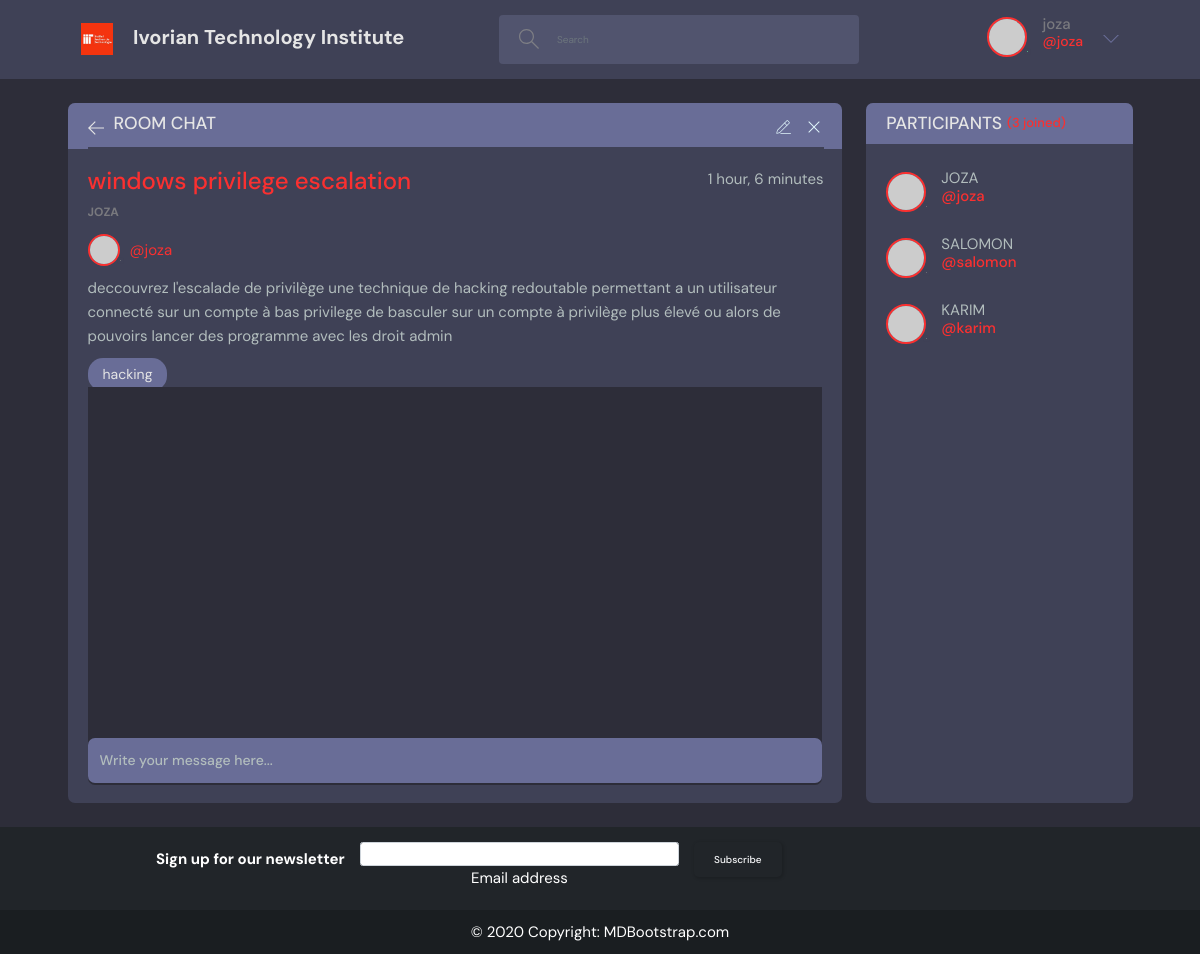
The app's page /room/2/ (signed in) with its own data.
### base/models.py (models this page shows, shortened)
class Room(models.Model):
    host=models.ForeignKey(User,on_delete=models.SET_NULL, null=True)
    topic=models.ForeignKey(Topic,on_delete=models.SET_NULL,related_name="rooms",null=True)
    name=models.CharField(max_length=120)
    description=models.TextField(null=True, blank=True)
    participants=models.ManyToManyField(User,related_name="participants", blank=True)
    updated=models.DateTimeField(auto_now=True)
    created=models.DateTimeField(auto_now_add=True)
    class Meta:
        ordering=['-updated', '-created'] # ordonne les element d'une entité n'est pas tres recommander car une fois les element ordonné ici, nous ne pouvons plus changer leur ordre par la suite au niveau des vues. c'est pour cela que nous suggerons

class Topic(models.Model):
    name=models.CharField(max_length=200)
    def __str__(self):
        return self.name
    class Meta: #la classe meta sert a definir des preference relatif a l'affichage du model au niveau de la page d'administration
        verbose_name="Topic"
        verbose_name_plural="Topics"

### base/views.py (the view, shortened to what this page needs)
# urls.py: path('room/<str:pk>/', views.room, name='room'),
@login_required
def room(request,pk):
    room=Room.objects.get(id=pk)
    room_messages=room.message_set.all().order_by('-created')
    context={
        'room':room,
        'room_messages':room_messages,
    }
    return render(request,'base/room.html',context)

### base/templates/base/room.html (shortened to what this page needs)
{% extends 'base/base.html' %}
{% load static %}
{% block content %}
<main class="profile-page layout layout--2">
  <div class="container">
    <div class="room" style="margin-right:3%">
      <div class="room__top">
        <div class="room__topLeft">
          <a href="/">
            <svg version="1.1" xmlns="http://www.w3.org/2000/svg" width="32" height="32" viewBox="0 0 32 32">
              <title>arrow-left</title>
              <path
                d="M13.723 2.286l-13.723 13.714 13.719 13.714 1.616-1.611-10.96-10.96h27.625v-2.286h-27.625l10.965-10.965-1.616-1.607z"
              ></path>
            </svg>
          </a>
          <h3>Room chat</h3>
        </div>
        <div class="room__topRight">
          {% if room.host.username == request.user.username%}
          <a href="{% url 'base:update-room' room.id %}">
          </a>
          <a href="{% url 'base:delete-room' room.id %}">
            <svg version="1.1" xmlns="http://www.w3.org/2000/svg" width="32" height="32" viewBox="0 0 32 32">
              <title>remove</title>
              <path
                d="M27.314 6.019l-1.333-1.333-9.98 9.981-9.981-9.981-1.333 1.333 9.981 9.981-9.981 9.98 1.333 1.333 9.981-9.98 9.98 9.98 1.333-1.333-9.98-9.98 9.98-9.981z"
              ></path>
            </svg>
          </a>
          {% endif %}
        </div>
      </div>
      <div class="room__box scroll">
        <div class="room__header scroll">
          <div class="room__info">
            <h3>{{room.name}}</h3>
            <span>{{room.created|timesince}}</span>
          </div>
          <div class="room__hosted">
            <p>{{room.host.username}}</p>
            <a href="{% url 'base:user-profile' room.host.id %}" class="room__author">
              <div class="avatar avatar--small">
                <img src="https://randomuser.me/api/portraits/men/37.jpg" />
              </div>
              <span>@{{room.host.username}}</span>
            </a>
          </div>
          <div class="room__details">
            {{room.description}}
          </div>
          <span class="room__topics">{{room.topic}}</span>
        </div>
        <div class="room__conversation">
          <div class="threads scroll">
          </div>
        </div>
      </div>
      {% if request.user.is_authenticated%}
      <div class="room__message">
        <form method="POST" action="">
          <input name="body" placeholder="Write your message here..." />
        </form>
      </div>
      {% endif %}
    </div>
    <div class="participants">
      <h3 class="participants__top">Participants <span>({{room.participants.count}} joined)</span></h3>
      <div class="participants__list scroll">
        {%for user in room.participants.all %}
        <a href="{% url 'base:user-profile' user.id %}" class="participant">
          <div class="avatar avatar--medium">
            <img src="https://randomuser.me/api/portraits/men/37.jpg" />
          </div>
          <p>
            {{user.username|upper}}
            <span>@{{user.username}}</span>
          </p>
        </a>
        {%endfor%}
      </div>
    </div>
  </div>
</main>
{%endblock%}

### base/templates/base/header.html (shortened to what this page needs)
{% load static %}
  <header class="header header--loggedIn">
    <div class="container">
      <a href="/" class="header__logo">
        <img src="{% static 'base/images/logo.jpg'%}" />
        <h1>Ivorian Technology Institute</h1>
      </a>
      <form class="header__search">
        <label>
          <input class="form-control" name="q" type="text" placeholder="Search" aria-label="Search">
        </label>
      </form>
      <nav class="header__menu">
        {% if request.user.is_authenticated %}
        <div class="header__user">
          <a href="{% url 'base:user-profile' request.user.id %}">
            <div class="avatar avatar--medium active">
              <img src="https://randomuser.me/api/portraits/men/37.jpg" />
            </div>
            <p>{{request.user.username}}<span>@{{request.user.username}}</span></p>
          </a>
          <button class="dropdown-button">
            <svg version="1.1" xmlns="http://www.w3.org/2000/svg" width="32" height="32" viewBox="0 0 32 32">
              <title>chevron-down</title>
              <path d="M16 21l-13-13h-3l16 16 16-16h-3l-13 13z"></path>
            </svg>
          </button>
        </div>
      {%endif%}
      </nav>
    </div>
  </header>

### base/templates/base/base.html (style rules this page uses)
a { text-decoration:none; }

### base/templates/base/room.html (style rules this page uses)
.container { display:grid; grid-template-columns: 3fr 1fr }

### records on screen
Room: name "windows privilege escalation", created "1 hour, 6 minutes", host.username "JOZA", host.username "joza", description "deccouvrez l'escalade de privilège une technique de hacking redoutable permettant a un utilisateur connecté sur un compte à bas privilege de basculer sur un compte à privilège plus élevé ou alors de pouvoirs lancer des programme avec les droit admin", topic "hacking"

### other values on screen
{{ request.user.username }} "joza"
{{ user.username|upper }} "JOZA"
{{ user.username }} "joza"
{{ user.username|upper }} "SALOMON"
{{ user.username }} "salomon"
{{ user.username|upper }} "KARIM"
{{ user.username }} "karim"
